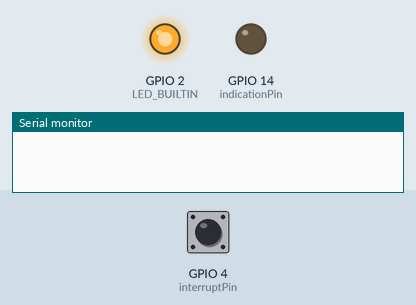
Bench run of a sketch on a simulated ESP8266 (NodeMCU). On the bench: output pins drawn as LEDs (lit = HIGH, except the on-board LED, lit = LOW), the last lines printed to the serial monitor. The test bench sets the inputs (shaded band); at power-on: GPIO 4 (interruptPin) HIGH.

Above: at 2.7 s.
2.8 s: GPIO 4 (interruptPin) pulled LOW for 0.15 s
At 3.2 s:
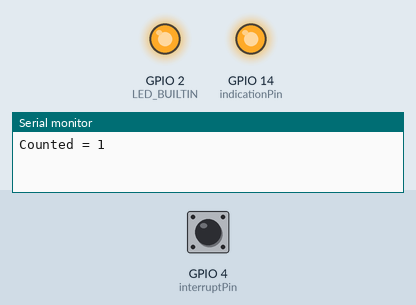
5.4 s: GPIO 4 (interruptPin) pulled LOW for 1 s
At 8.5 s:
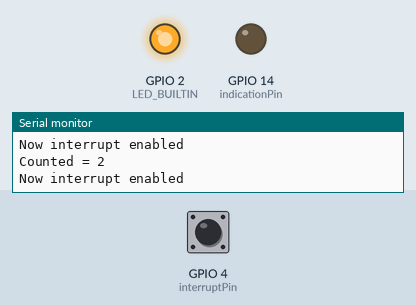
8.9 s: GPIO 4 (interruptPin) pulled LOW for 3.2 s
At 12.9 s:
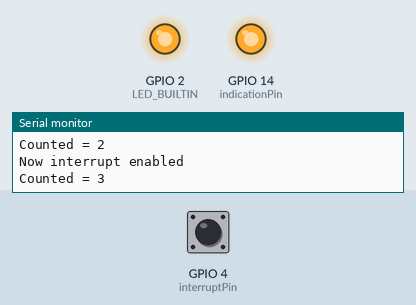
Timing chart, 0 to 14.6 s (numbered marks = the images above; inputs shaded):
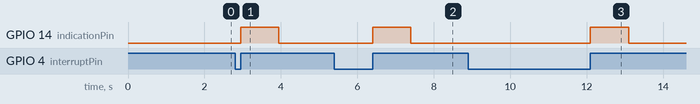

Measured:
- after the input at 2.8 s, GPIO 14 (indicationPin): LOW → HIGH after 0.15 s, → LOW 1.0 s later
- after the input at 5.4 s, GPIO 14 (indicationPin): LOW → HIGH after 1.0 s, → LOW 1.0 s later
- after the input at 8.9 s, GPIO 14 (indicationPin): LOW → HIGH after 3.2 s, → LOW 1.0 s later

The sketch:

WifiTrialPublishMQTT.ino
```cpp
/****************************************
 * Include Libraries
 ****************************************/
#include "UbidotsESPMQTT.h"
#include <dummy.h>
#include <Ticker.h>


/****************************************
 * Define Constants
 ****************************************/
#define ssid  "vijay"
#define password  "vijay1234"
#define MQTTCLIENTNAME "forampatel11"
#define tempVarId  "586996d57625425717591bc1"
#define token  "khD4jqMtp22gGSPXRPAg1yYMBEFc8Y"


char* VarName  = "/v1.6/devices/UNO/Temp";
const byte interruptPin = 4;
const byte indicationPin = 14;
volatile byte state = HIGH;
volatile byte uploaded = HIGH;

volatile int T120count;


Ubidots client(token, MQTTCLIENTNAME);
Ticker flipper;
Ticker indicationFlipper;


/****************************************
 * Auxiliar Functions
 ****************************************/

void callback(char* topic, byte* payload, unsigned int length) {
  Serial.print("Message arrived [");
  Serial.print(topic);
  Serial.print("] ");
  for (int i=0;i<length;i++) {
    Serial.print((char)payload[i]);
  }
  Serial.println();
}

/****************************************
 * Main Functions
 ****************************************/

void setup() {
  // put your setup code here, to run once:
  Serial.begin(115200);
  client.wifiConnection(ssid, password);
  client.begin(callback);
  startUp();
  pinMode(LED_BUILTIN,OUTPUT);
  pinMode(indicationPin,OUTPUT);
  pinMode(interruptPin, INPUT_PULLUP);
  attachInterrupt(digitalPinToInterrupt(interruptPin), IRQcounter, RISING);
  }

void loop() {
    if(!uploaded)
    {
      uploadData();
    }

    checkConnection();

   delay(50);

  }

   void uploadData()
   {

     if(!client.connected()){
        client.reconnect();
     }

//     client.add("Temp", x); //Insert your variable Labels and the value to be sent
//     client.ubidotsPublish("UNO");
//
//     client.add("Count", y); //Insert your variable Labels and the value to be sent
     client.ubidotsPublish("UNO");
     client.loop();
     uploaded = HIGH;

   }

   void IRQcounter() {
      digitalWrite(LED_BUILTIN, !client.connected());
      if (state)
      {
      T120count++;
      int result = T120count;
      client.add("Temp", T120count);
      Serial.print(F("Counted = "));
      Serial.println(result);
      state = LOW;
      uploaded = LOW;
      digitalWrite(indicationPin, HIGH);
      flipper.attach(1, flip);
      indicationFlipper.attach(1,indicationFlip);
      }
  }

    void indicationFlip()
    {
      digitalWrite(indicationPin, LOW);
      indicationFlipper.detach();
    }

    void flip()
    {
    Serial.println("Now interrupt enabled");
    state = HIGH;
    flipper.detach();

    }

    void startUp()
    {


    }

  void checkConnection()
  {
    if (uploaded)
    {
      digitalWrite(LED_BUILTIN, LOW);
    }
    if (!uploaded)
    {
      digitalWrite(LED_BUILTIN, HIGH);
    }


  }
```
